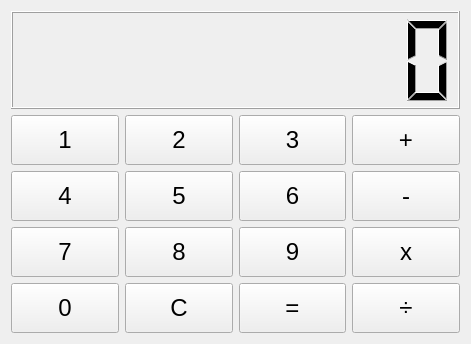
<?xml version="1.0" encoding="UTF-8"?>
<ui version="4.0">
 <class>Calculate</class>
 <widget class="QWidget" name="Calculate">
  <property name="geometry">
   <rect>
    <x>0</x>
    <y>0</y>
    <width>471</width>
    <height>344</height>
   </rect>
  </property>
  <property name="windowTitle">
   <string>高级计算器</string>
  </property>
  <layout class="QVBoxLayout" name="verticalLayout">
   <item>
    <widget class="QLCDNumber" name="lcdNumber">
     <property name="digitCount">
      <number>9</number>
     </property>
    </widget>
   </item>
   <item>
    <layout class="QGridLayout" name="gridLayout">
     <item row="1" column="1">
      <widget class="QPushButton" name="pushButton_5">
       <property name="minimumSize">
        <size>
         <width>0</width>
         <height>50</height>
        </size>
       </property>
       <property name="font">
        <font>
         <family>Arial</family>
         <pointsize>18</pointsize>
        </font>
       </property>
       <property name="text">
        <string>5</string>
       </property>
      </widget>
     </item>
     <item row="2" column="3">
      <widget class="QPushButton" name="pushButton_mul">
       <property name="minimumSize">
        <size>
         <width>0</width>
         <height>50</height>
        </size>
       </property>
       <property name="font">
        <font>
         <family>Arial</family>
         <pointsize>18</pointsize>
        </font>
       </property>
       <property name="text">
        <string>x</string>
       </property>
      </widget>
     </item>
     <item row="1" column="0">
      <widget class="QPushButton" name="pushButton_4">
       <property name="minimumSize">
        <size>
         <width>0</width>
         <height>50</height>
        </size>
       </property>
       <property name="font">
        <font>
         <family>Arial</family>
         <pointsize>18</pointsize>
        </font>
       </property>
       <property name="text">
        <string>4</string>
       </property>
      </widget>
     </item>
     <item row="3" column="0">
      <widget class="QPushButton" name="pushButton_0">
       <property name="minimumSize">
        <size>
         <width>0</width>
         <height>50</height>
        </size>
       </property>
       <property name="font">
        <font>
         <family>Arial</family>
         <pointsize>18</pointsize>
        </font>
       </property>
       <property name="text">
        <string>0</string>
       </property>
      </widget>
     </item>
     <item row="0" column="1">
      <widget class="QPushButton" name="pushButton_2">
       <property name="minimumSize">
        <size>
         <width>0</width>
         <height>50</height>
        </size>
       </property>
       <property name="font">
        <font>
         <family>Arial</family>
         <pointsize>18</pointsize>
        </font>
       </property>
       <property name="text">
        <string>2</string>
       </property>
      </widget>
     </item>
     <item row="3" column="1">
      <widget class="QPushButton" name="pushButton_clear">
       <property name="minimumSize">
        <size>
         <width>0</width>
         <height>50</height>
        </size>
       </property>
       <property name="font">
        <font>
         <family>Arial</family>
         <pointsize>18</pointsize>
        </font>
       </property>
       <property name="text">
        <string>C</string>
       </property>
      </widget>
     </item>
     <item row="2" column="0">
      <widget class="QPushButton" name="pushButton_7">
       <property name="minimumSize">
        <size>
         <width>0</width>
         <height>50</height>
        </size>
       </property>
       <property name="font">
        <font>
         <family>Arial</family>
         <pointsize>18</pointsize>
        </font>
       </property>
       <property name="text">
        <string>7</string>
       </property>
      </widget>
     </item>
     <item row="0" column="0">
      <widget class="QPushButton" name="pushButton_1">
       <property name="minimumSize">
        <size>
         <width>0</width>
         <height>50</height>
        </size>
       </property>
       <property name="font">
        <font>
         <family>Arial</family>
         <pointsize>18</pointsize>
        </font>
       </property>
       <property name="text">
        <string>1</string>
       </property>
      </widget>
     </item>
     <item row="2" column="2">
      <widget class="QPushButton" name="pushButton_9">
       <property name="minimumSize">
        <size>
         <width>0</width>
         <height>50</height>
        </size>
       </property>
       <property name="font">
        <font>
         <family>Arial</family>
         <pointsize>18</pointsize>
        </font>
       </property>
       <property name="text">
        <string>9</string>
       </property>
      </widget>
     </item>
     <item row="1" column="2">
      <widget class="QPushButton" name="pushButton_6">
       <property name="minimumSize">
        <size>
         <width>0</width>
         <height>50</height>
        </size>
       </property>
       <property name="font">
        <font>
         <family>Arial</family>
         <pointsize>18</pointsize>
        </font>
       </property>
       <property name="text">
        <string>6</string>
       </property>
      </widget>
     </item>
     <item row="2" column="1">
      <widget class="QPushButton" name="pushButton_8">
       <property name="minimumSize">
        <size>
         <width>0</width>
         <height>50</height>
        </size>
       </property>
       <property name="font">
        <font>
         <family>Arial</family>
         <pointsize>18</pointsize>
        </font>
       </property>
       <property name="text">
        <string>8</string>
       </property>
      </widget>
     </item>
     <item row="3" column="2">
      <widget class="QPushButton" name="pushButton_equal">
       <property name="minimumSize">
        <size>
         <width>0</width>
         <height>50</height>
        </size>
       </property>
       <property name="font">
        <font>
         <family>Arial</family>
         <pointsize>18</pointsize>
        </font>
       </property>
       <property name="text">
        <string>=</string>
       </property>
      </widget>
     </item>
     <item row="0" column="2">
      <widget class="QPushButton" name="pushButton_3">
       <property name="minimumSize">
        <size>
         <width>0</width>
         <height>50</height>
        </size>
       </property>
       <property name="font">
        <font>
         <family>Arial</family>
         <pointsize>18</pointsize>
        </font>
       </property>
       <property name="text">
        <string>3</string>
       </property>
      </widget>
     </item>
     <item row="1" column="3">
      <widget class="QPushButton" name="pushButton_sub">
       <property name="minimumSize">
        <size>
         <width>0</width>
         <height>50</height>
        </size>
       </property>
       <property name="font">
        <font>
         <family>Arial</family>
         <pointsize>18</pointsize>
        </font>
       </property>
       <property name="text">
        <string>-</string>
       </property>
      </widget>
     </item>
     <item row="0" column="3">
      <widget class="QPushButton" name="pushButton_add">
       <property name="minimumSize">
        <size>
         <width>0</width>
         <height>50</height>
        </size>
       </property>
       <property name="font">
        <font>
         <family>Arial</family>
         <pointsize>18</pointsize>
        </font>
       </property>
       <property name="text">
        <string>+</string>
       </property>
      </widget>
     </item>
     <item row="3" column="3">
      <widget class="QPushButton" name="pushButton_div">
       <property name="minimumSize">
        <size>
         <width>0</width>
         <height>50</height>
        </size>
       </property>
       <property name="font">
        <font>
         <family>Arial</family>
         <pointsize>18</pointsize>
        </font>
       </property>
       <property name="text">
        <string>÷</string>
       </property>
      </widget>
     </item>
    </layout>
   </item>
  </layout>
 </widget>
 <resources/>
 <connections/>
</ui>
